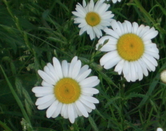
#> input picture 111.png, 166 x 131 px, shrunk from 389 x 306 before the run
$ python region_growing.py
#> lines starting #> are read from the running program, lines starting #| are printed output that depends on the picture; after the words box and inside, x2 and y2 are one past the last pixel; in counts of white or black regions, pixels touching at a corner belong together
# -*- coding:utf-8 -*-
import cv2
import numpy as np
import random

'''
可调参值：起始种子位置和阈值T
'''

# 二维坐标系
class Point(object):
    def __init__(self , x , y):
        self.x = x
        self.y = y
    def getX(self):
        return self.x
    def getY(self):
        return self.y

# 计算两个点间的欧式距离
def get_dist(seed_location1,seed_location2):
    l1 = im[seed_location1.x , seed_location1.y]
    l2 = im[seed_location2.x , seed_location2.y]
    count = np.sqrt(np.sum(np.square(l1 - l2)))
    print(count)
    return count


if __name__ == '__main__':
    name_list = ['111.png','222.jpg','333.jpg','444.jpg']
    for name in name_list:

        # import Image
        im = cv2.imread(name)
#> im is the input picture: shape (131, 166, 3); mean B, G, R 69.5, 92.7, 77
        im_shape = im.shape
#> im_shape = (131, 166, 3)
        height = im_shape[0]
#> height = 131
        width = im_shape[1]
#> width = 166
        print('the shape of image :', im_shape)
#| the shape of image : (131, 166, 3)

        # 八邻域图
        connects = [Point(-1, -1), Point(0, -1), Point(1, -1), Point(1, 0), Point(1, 1), Point(0, 1), Point(-1, 1), Point(-1, 0)]

        # 标记，判断种子是否已经生长
        img_mark = np.zeros([height , width])

        # 建立空的图像数组,作为待填写，先全黑
        img_new = im.copy()

        for i in range(height):
            for j in range(width):
                img_new[i, j][0] = 0
                img_new[i, j][1] = 0
                img_new[i, j][2] = 0
#> img_new: shape (131, 166, 3); every value is 0


        seed_list = []
        # 固定种子点
        location = np.where(im==im.max())
#> location = ([56, 56, 69], [111, 112, 118], [0, 0, 0])
        #print(location[0][0],location[1][0])
        for i in range(10):
            seed_list.append(Point(10*i, 10*i))

        T = 7  # 阈值 越大生长的点越多
        marked = 1 # used标记

        while (len(seed_list) > 0):
            # 将已生长的点从一个类的种子点列表中删除
            seed_tmp = seed_list[0]
            seed_list.pop(0)

            img_mark[seed_tmp.x, seed_tmp.y] = marked

            # 遍历8邻域
            for i in range(8):
                tmpX = seed_tmp.x + connects[i].x
                tmpY = seed_tmp.y + connects[i].y

                # 越界
                if (tmpX < 0 or tmpY < 0 or tmpX >= height or tmpY >= width):
                    continue

                dist = get_dist(seed_tmp, Point(tmpX, tmpY))

                #在种子集合中满足条件的点进行生长
                if (dist < T and img_mark[tmpX, tmpY] == 0):
                    img_new[tmpX, tmpY] = im[tmpX, tmpY]
                    img_mark[tmpX, tmpY] = marked
                    seed_list.append(Point(tmpX, tmpY))
#> this loop made 1181 passes
#> (printed output is left out)
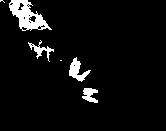
#> img_mark: shape (131, 166) float64; values 0 (black) and 1 (white), 5.4% white; 6 white regions (2 under 20 px), largest, box (x1, y1, x2, y2) and area: (9, 0, 52, 31) 636, (69, 57, 91, 82) 233, (28, 40, 54, 62) 152, (82, 88, 98, 103) 152
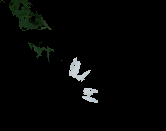
#> img_new: shape (131, 166, 3); mean B, G, R 4.4, 5.3, 4.3


        # 输出图像 esc退出
        new_name = name[:-4] + '_treated.jpg'
        while True:
            cv2.imshow('OUTIMAGE' , img_new)
            c = cv2.waitKey(30) & 0xff
#> (key Esc is pressed here)
            if c == 27:
                cv2.imwrite(new_name, img_new)
                break
#> pass 2 of the loop `for name in name_list:`:
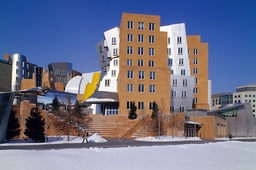
#> input picture 222.jpg, 256 x 170 px, shrunk from 600 x 399 before the run
#> im is the input picture: shape (170, 256, 3); mean B, G, R 136.9, 114.9, 113.4
#> after the loop `while (len(seed_list) > 0):`:
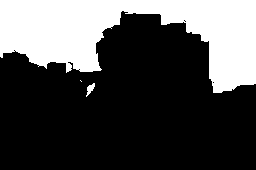
#> img_mark: shape (170, 256) float64; values 0 (black) and 1 (white), 29.9% white; 3 white regions (1 under 20 px), largest, box (x1, y1, x2, y2) and area: (0, 0, 256, 93) 12959, (86, 83, 95, 97) 59
#> after the loop `while (len(seed_list) > 0):`:
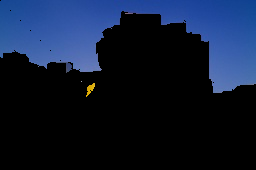
#> img_new: shape (170, 256, 3); mean B, G, R 49, 26.4, 15.3
#> (key Enter is pressed here)
#> pass 3 of the loop `for name in name_list:`:
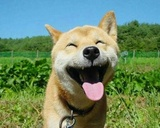
#> input picture 333.jpg, 160 x 128 px, shrunk from 374 x 300 before the run
#> im is the input picture: shape (128, 160, 3); mean B, G, R 104.1, 137.4, 109.5
#> after the loop `while (len(seed_list) > 0):`:
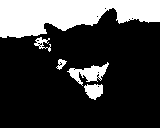
#> img_mark: shape (128, 160) float64; values 0 (black) and 1 (white), 24.3% white; 5 white regions, box (x1, y1, x2, y2) and area: (0, 0, 160, 38) 4180, (67, 62, 109, 86) 427, (84, 84, 103, 100) 217, (34, 37, 51, 52) 102, (56, 59, 67, 70) 59
#> after the loop `while (len(seed_list) > 0):`:
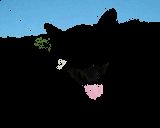
#> img_new: shape (128, 160, 3); mean B, G, R 48.5, 39.4, 24.4
#> the loop made 4 passes; the first 3 are shown
